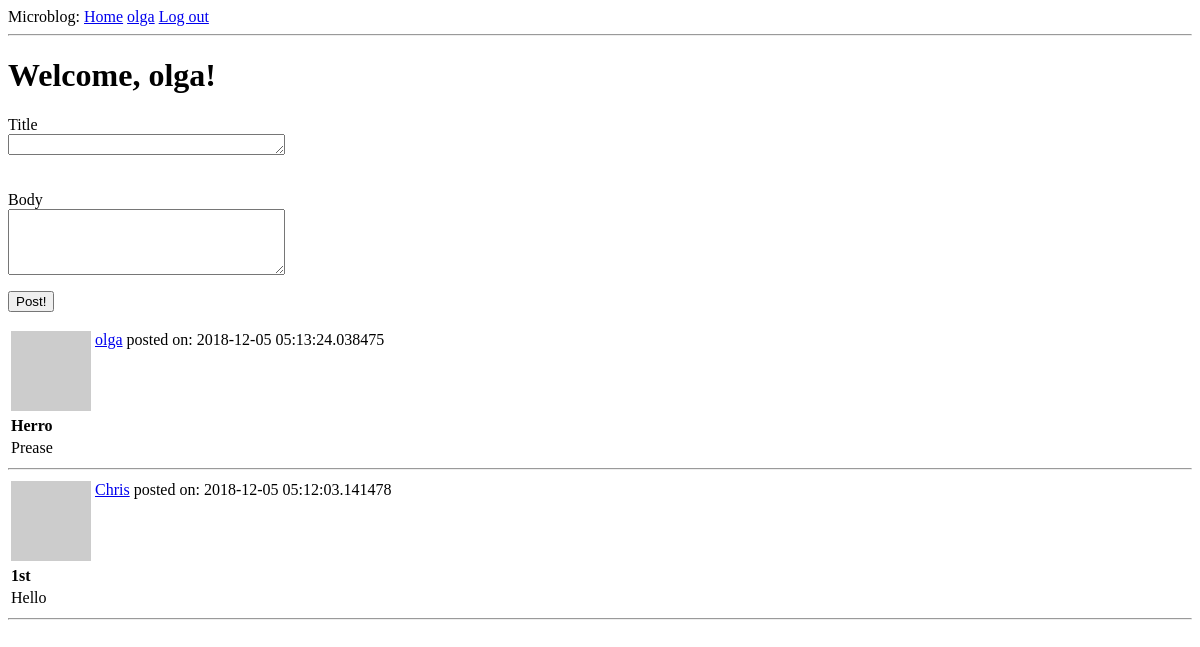
The page /index (signed in) on the database as committed earlier.
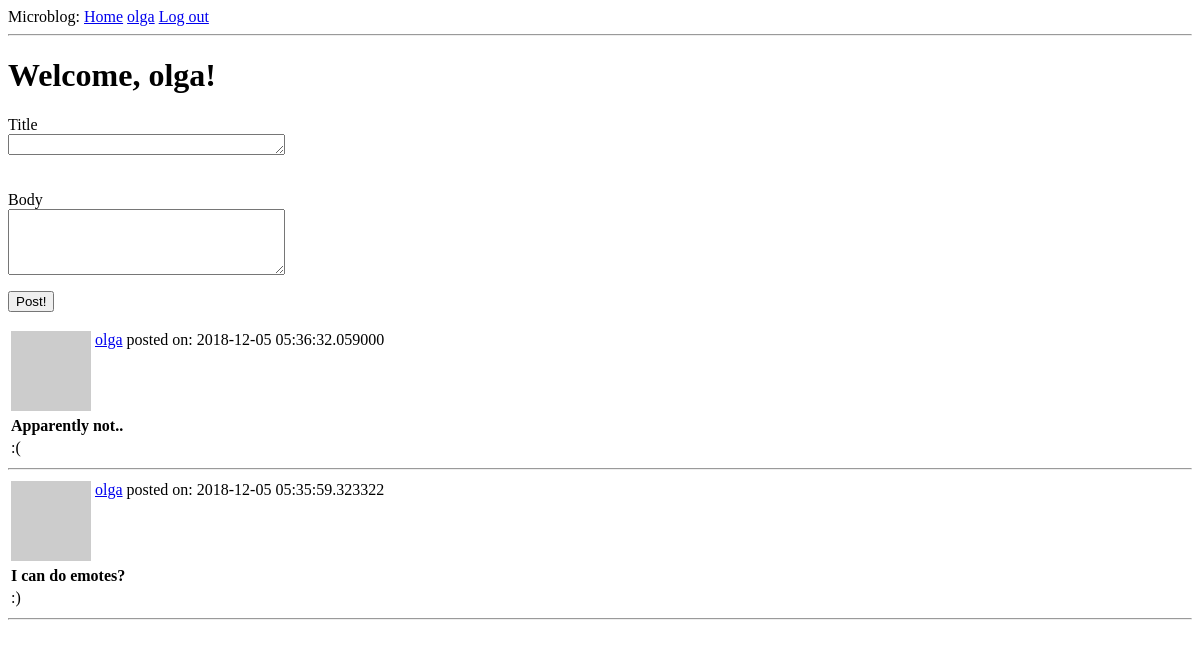
The same page on the database as committed later.
### app/models.py (models this page shows, shortened)
class Post(db.Model):
    id           = db.Column(db.Integer, primary_key = True)
    title        = db.Column(db.String(40))
    body         = db.Column(db.String(512))
    timestamp    = db.Column(db.DateTime, index = True, default = datetime.utcnow)
    user_id      = db.Column(db.Integer, db.ForeignKey('user.id'))

class User(UserMixin, db.Model):
    id            = db.Column(db.Integer, primary_key = True)
    username      = db.Column(db.String(64), index = True, unique = True)
    email         = db.Column(db.String(128), index = True, unique = True)
    password_hash = db.Column(db.String(128))
    posts         = db.relationship('Post', backref = 'author', lazy = 'dynamic')
    about_me      = db.Column(db.String(50))
    last_seen     = db.Column(db.DateTime, default=datetime.utcnow)
    def avatar(self, size = 64):
        digest = md5(self.email.lower().encode('utf-8')).hexdigest()
        return('https://gravatar.com/avatar/{}?d=retro&s={}'.format(digest, size))

### app/routes.py (the view)
@app.route('/', methods = ['POST', 'GET'])
@app.route('/index', methods = ['POST', 'GET'])
@login_required
def index():
    form = PostForm()
    if form.validate_on_submit():
        post = Post(title = form.title.data, body = form.body.data, author = current_user)
        db.session.add(post)
        db.session.commit()
        flash('Posted!', category='message')
        return(redirect(url_for('index')))
    page  = request.args.get('page', 1, type = int)
    posts = Post.query.order_by(Post.timestamp.desc()).paginate(page, app.config['POSTS_PER_PAGE'], False)
    return(render_template('index.html',  title = "Welcome", form = form, posts = posts.items))

### app/forms.py
class PostForm(FlaskForm):
    title   = TextAreaField('Title', validators = [DataRequired(), Length(min = 0, max = 40)])
    body    = TextAreaField('Body', validators = [DataRequired(), Length(min = 0, max = 512)])
    submit  = SubmitField('Post!')

### app/models.py (called while the page is built)
@login.user_loader
def load_user(id):
    return User.query.get(int(id))

### app/routes.py (called while the page is built)
@app.before_request
def before_request():
    if current_user.is_authenticated:
        current_user.last_seen = datetime.utcnow()
        db.session.commit()

### app/templates/index.html (shortened to what this page needs)
{% extends "base.html" %}
{% block content %}
    <h1>Welcome, {{ current_user.username }}!</h1>
    <form action = "" method = "post">
      <p>
        Title<br>
        {{ form.title(cols = 32, rows = 1) }}<br><br><br>
        Body<br>
        {{ form.body(cols = 32, rows = 4)}}<br>
      </p>
      <p>{{ form.submit() }}</p>
    </form>
    {% for post in posts %}
        {% include "_post.html" %}
    {% endfor %}
{% endblock %}

### app/templates/_post.html
<table>
    <tr valign="top">
        <td>
          <img src="{{ post.author.avatar(36) }}"><br>
        </td>
        <td>
          <a href="{{ url_for('user', username=post.author.username) }}">{{ post.author.username }}</a>
        </td>
        <td>
          posted on: {{ post.timestamp }}
        </td>
    </tr>
</table>
<table>
  <tr>
      <td><b>{{ post.title }}<b></td>
  </tr>
  <tr>
      <td>{{ post.body }}</td>
  </tr>
</table>
<hr>

Rows that differ between the two databases and show on the page:
no longer on this page (row unchanged): Post: author.username "olga", timestamp "2018-12-05 05:13:24.038475", title "Herro", body "Prease"
no longer on this page (row unchanged): Post: author.username "Chris", timestamp "2018-12-05 05:12:03.141478", title "1st", body "Hello"
added Post: author.username "olga", timestamp "2018-12-05 05:36:32.059000", title "Apparently not..", body ":("
added Post: author.username "olga", timestamp "2018-12-05 05:35:59.323322", title "I can do emotes?", body ":)"
